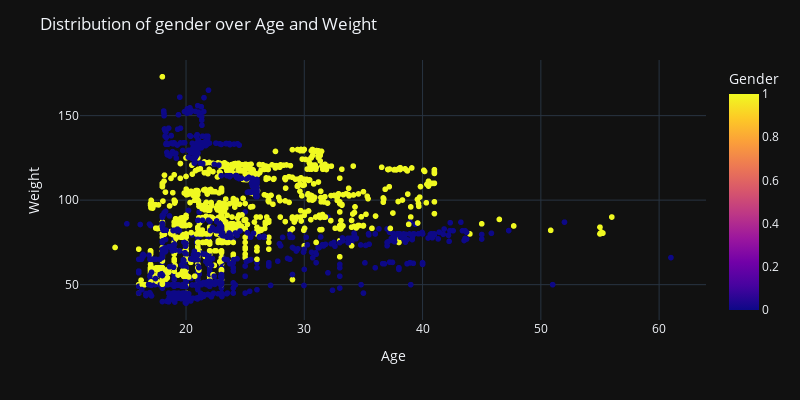

The notebook cell this image was saved under:
### Code cell
fig = px.scatter(data_encoded,x="Age",y="Weight",color="Gender")
fig.update_layout(
    title="Distribution of gender over Age and Weight",
    xaxis_title="Age",
    yaxis_title="Weight",
    template="plotly_dark",
    height=400,
    width=800
)
fig.show()

### Figure 1 — Plotly figure (JSON) as saved in the notebook; plotly's stock layout.template omitted (floating-point values rounded to 4 significant figures; data arrays with more than 128 entries replaced by an {"elided": "..."} marker saying what was removed)
{"data": [{"hovertemplate": "Age=%{x}<br>Weight=%{y}<br>Gender=%{marker.color}<extra></extra>", "legendgroup": "", "marker": {"color": {"elided": "2111 int values"}, "coloraxis": "coloraxis", "symbol": "circle"}, "mode": "markers", "name": "", "showlegend": false, "type": "scattergl", "x": {"elided": "2111 float values"}, "xaxis": "x", "y": {"elided": "2111 float values"}, "yaxis": "y"}], "layout": {"coloraxis": {"colorbar": {"title": {"text": "Gender"}}, "colorscale": [[0, "#0d0887"], [0.1111, "#46039f"], [0.2222, "#7201a8"], [0.3333, "#9c179e"], [0.4444, "#bd3786"], [0.5556, "#d8576b"], [0.6667, "#ed7953"], [0.7778, "#fb9f3a"], [0.8889, "#fdca26"], [1, "#f0f921"]]}, "height": 400, "legend": {"tracegroupgap": 0}, "margin": {"t": 60}, "title": {"text": "Distribution of gender over Age and Weight"}, "width": 800, "xaxis": {"anchor": "y", "domain": [0, 1], "title": {"text": "Age"}}, "yaxis": {"anchor": "x", "domain": [0, 1], "title": {"text": "Weight"}}}}
